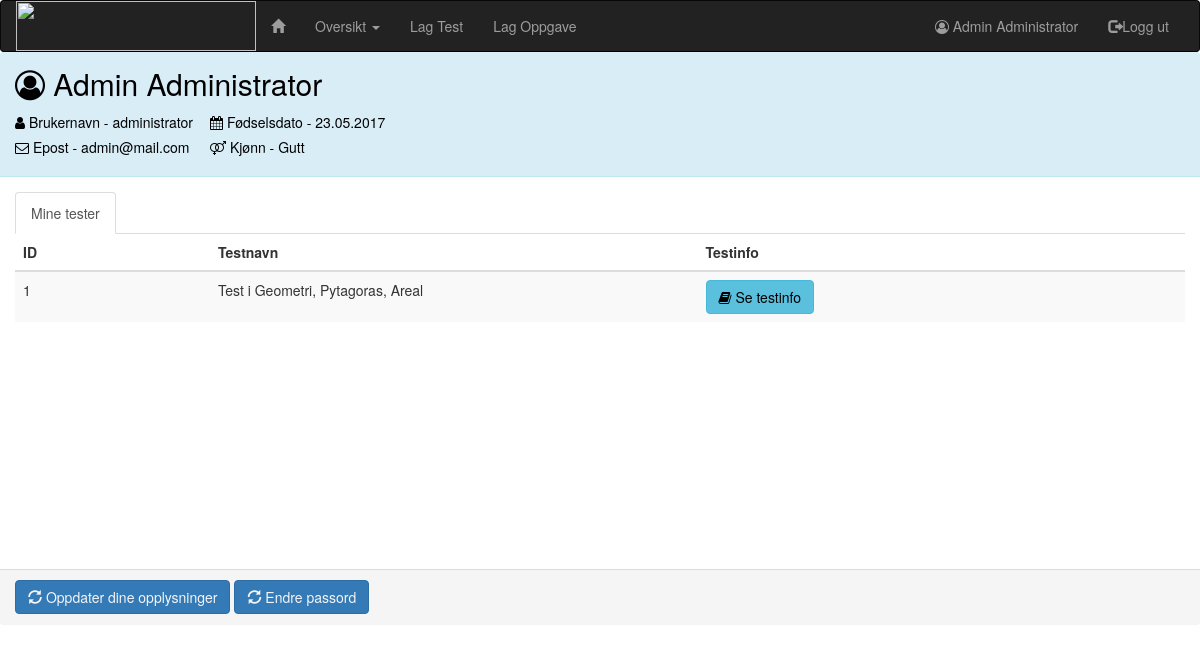
Before: /administrasjon/administrator/minside/ (signed in) with the older database file.
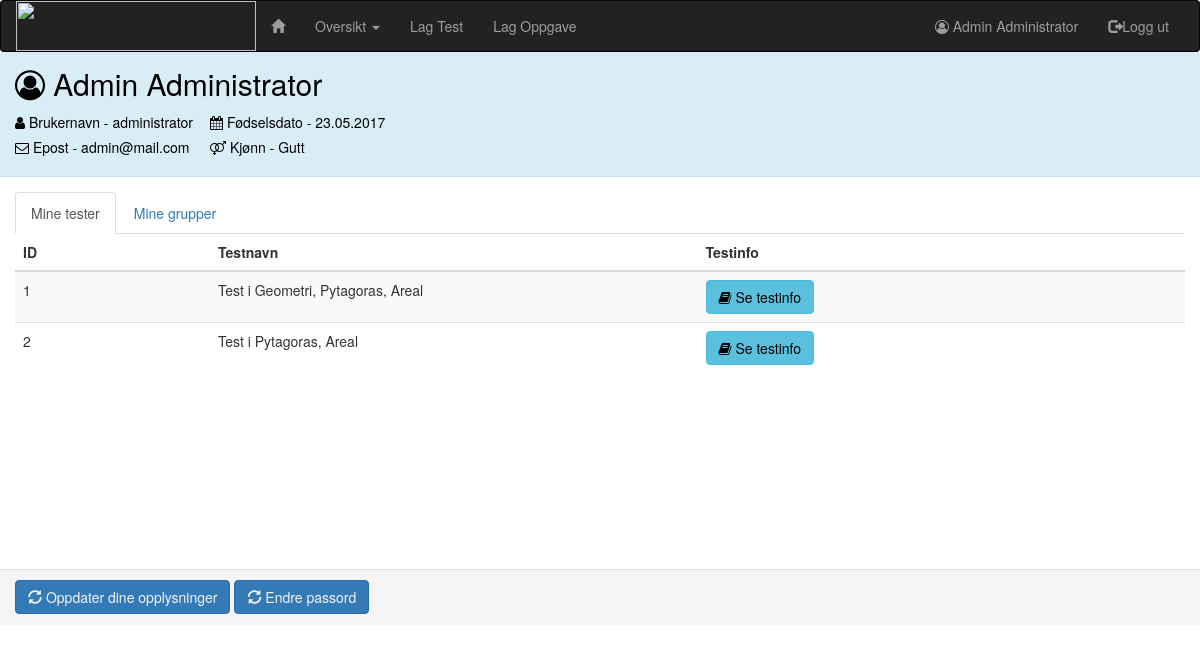
After: the same page with the newer database file.
### maths/models.py (models this page shows, shortened)
class TaskCollection(models.Model):
    items = models.ManyToManyField(Item)
    test_name = models.CharField(max_length=100, verbose_name='test navn')
    author = models.ForeignKey(Person)

### administration/views.py (the view, shortened to what this page needs)
# urls.py: url(r'^(?P<slug>[\w-]+)/minside/$', views.MyPageDetailView.as_view(), name='myPage'),
class MyPageDetailView(views.UserPassesTestMixin, views.AjaxResponseMixin, generic.FormView):
    form_class = PasswordChangeForm
    slug_field = 'username'
    template_name = 'administration/mypage.html'
    def get_form(self, form_class=form_class):
        return form_class(self.request.user, **self.get_form_kwargs())
    def get_context_data(self, **kwargs):
        context = super(MyPageDetailView, self).get_context_data(**kwargs)
        context['person'] = Person.objects.get(username=self.kwargs.get('slug'))
        if self.request.user.role == 1:
            context['groups'] = Gruppe.objects.filter(is_active=1, visible=True,
                                                      persons__username=self.request.user.username)
        elif self.request.user.role == 4:
            context['groups'] = Gruppe.objects.filter(is_active=1, creator=self.request.user)
            context['tests'] = TaskCollection.objects.filter(author=self.request.user)
        return context

### administration/templates/administration/mypage.html (shortened to what this page needs)
{% extends 'matistikk/base.html' %}
{% load bootstrap3 %}
{% block body %}
    <div class="panel panel-info" xmlns="http://www.w3.org/1999/html">
        <div class="panel-heading">
            <h2><i class="fa fa-user-circle-o" aria-hidden="true"></i> {{ person.get_full_name }}</h2>
            <div class="row">
                <div class="col-md-2">
                    <h5><i class="fa fa-user" aria-hidden="true"></i> Brukernavn - {{ person.username }}</h5>
                    <h5><i class="fa fa-envelope-o" aria-hidden="true"></i> Epost - <span
                            id="personEmail">{{ person.email }}</span></h5>
                </div>
                <div class="col-md-3">
                    <h5><i class="fa fa-calendar" aria-hidden="true"></i> Fødselsdato - {{ person.date_of_birth }}</h5>
                    <h5><i class="fa fa-venus-mars" aria-hidden="true"></i> Kjønn - {% if person.sex == 'M' %}
                        Gutt
                    {% else %}
                        Jente
                    {% endif %}</h5>
                </div>
            </div>
        </div>
        <div class="panel-body">
            <ul class="nav nav-tabs">
                {% if person.role == 4 %}
                    <li class="nav active"><a href="#A" data-toggle="tab">Mine tester</a></li>
                {% endif %}
                {% if groups %}
                    <li class="nav"><a href="#B" data-toggle="tab">Mine grupper</a></li>
                {% endif %}
            </ul>
            <div class="tab-content">
                {% if person.role == 4 %}
                    <div class="tab-pane fade in active" id="A">
                        <table class="table table-hover table-striped table-responsive" id="testtable">
                            <thead>
                            <tr>
                                <th class="col-sm-2">ID</th>
                                <th>Testnavn</th>
                                <th>Testinfo</th>
                            </tr>
                            </thead>
                            <tbody>
                            {% for test in tests %}
                                <tr style="cursor:pointer;" class="clickable-row"
                                    data-href="{% url 'maths:taskCollectionDetail' test.id %}">
                                    <td>{{ test.id }}</td>
                                    <td>{{ test.test_name }}</td>
                                    <td>
                                        <button class="btn btn-info"><i class="fa fa-book" aria-hidden="true"></i> Se
                                            testinfo
                                        </button>
                                    </td>
                                </tr>
                            {% endfor %}
                            </tbody>
                        </table>
                    </div>
                {% endif %}
            </div>
        </div>
        <div class="panel-footer">
            {% if person.role != 1 %}
                <a id="updateInformationBtn" class='btn btn-primary'
                   href="{% url 'administration:personUpdate' person.username %}">
                    <span class='glyphicon glyphicon-refresh' aria-hidden='true'></span> Oppdater dine opplysninger</a>
            {% endif %}
            <a id="changePasswordModalBtn" class='btn btn-primary' data-toggle='modal'
               data-target='#updatePasswordModal'>
                <span class='glyphicon glyphicon-refresh' aria-hidden='true'></span> Endre passord</a>
        </div>
    </div>
{% endblock %}

Changed rows visible on the page:
added TaskCollection: id "2", test_name "Test i Pytagoras, Areal"
Other visible differences:
text now shown: "Mine grupper"
